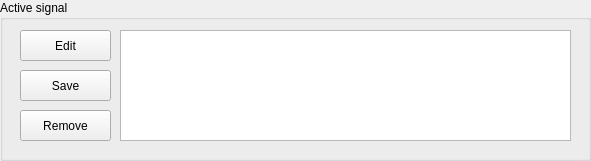
   <widget class="QGroupBox" name="ActiveSignalGroupBox">
    <property name="geometry">
     <rect>
      <x>20</x>
      <y>390</y>
      <width>591</width>
      <height>161</height>
     </rect>
    </property>
    <property name="title">
     <string>Active signal</string>
    </property>
    <widget class="QPushButton" name="ActiveSignalEditButton">
     <property name="geometry">
      <rect>
       <x>20</x>
       <y>30</y>
       <width>91</width>
       <height>31</height>
      </rect>
     </property>
     <property name="text">
      <string>Edit</string>
     </property>
    </widget>
    <widget class="QPushButton" name="ActiveSignalSaveButton">
     <property name="geometry">
      <rect>
       <x>20</x>
       <y>70</y>
       <width>91</width>
       <height>31</height>
      </rect>
     </property>
     <property name="text">
      <string>Save</string>
     </property>
    </widget>
    <widget class="QListView" name="ActiveSignalList">
     <property name="geometry">
      <rect>
       <x>120</x>
       <y>30</y>
       <width>451</width>
       <height>111</height>
      </rect>
     </property>
     <property name="editTriggers">
      <set>QAbstractItemView::NoEditTriggers</set>
     </property>
    </widget>
    <widget class="QPushButton" name="ActiveSignalRemoveButton">
     <property name="geometry">
      <rect>
       <x>20</x>
       <y>110</y>
       <width>91</width>
       <height>31</height>
      </rect>
     </property>
     <property name="text">
      <string>Remove</string>
     </property>
    </widget>
   </widget>
